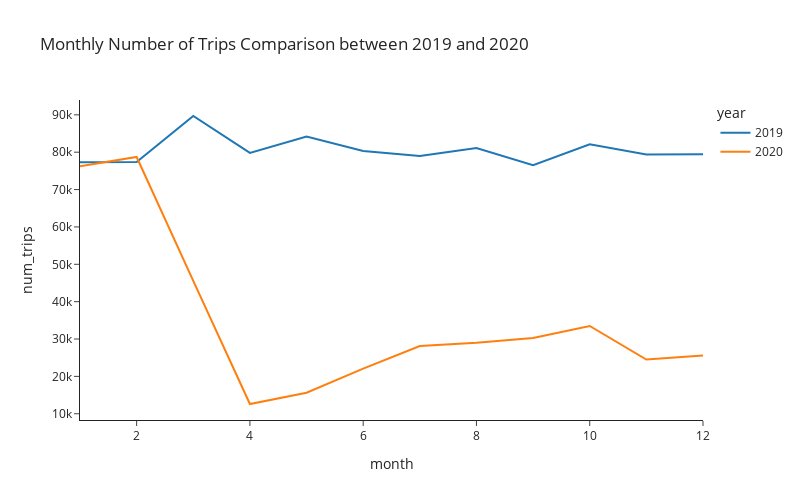

The code cell stored with this chart in its notebook:
### Markdown cell above
---

### 🎯 3.4: Monthly number of trips in 2019 and 2020 (line plot)

Create a line plot of monthly number of trips. Use `year` to create two separate lines (encoded by different colors) for 2019 and 2020.

### Code cell
fig = px.line(
    df_monthly,
    title="Monthly Number of Trips Comparison between 2019 and 2020",
    x="month",
    y="num_trips",
    color="year",
    template="simple_white",
    width=800,
    height=500,
)

fig.show()

### Figure 1 — Plotly figure (JSON) as saved in the notebook; plotly's stock layout.template omitted (floating-point values rounded to 4 significant figures)
{"data": [{"hovertemplate": "year=2019<br>month=%{x}<br>num_trips=%{y}<extra></extra>", "legendgroup": "2019", "line": {"color": "#1F77B4", "dash": "solid"}, "marker": {"symbol": "circle"}, "mode": "lines", "name": "2019", "orientation": "v", "showlegend": true, "type": "scatter", "x": [1, 2, 3, 4, 5, 6, 7, 8, 9, 10, 11, 12], "xaxis": "x", "y": [77313, 77374, 89688, 79829, 84168, 80349, 79007, 81141, 76516, 82129, 79395, 79437], "yaxis": "y"}, {"hovertemplate": "year=2020<br>month=%{x}<br>num_trips=%{y}<extra></extra>", "legendgroup": "2020", "line": {"color": "#FF7F0E", "dash": "solid"}, "marker": {"symbol": "circle"}, "mode": "lines", "name": "2020", "orientation": "v", "showlegend": true, "type": "scatter", "x": [1, 2, 3, 4, 5, 6, 7, 8, 9, 10, 11, 12], "xaxis": "x", "y": [76255, 78726, 45565, 12612, 15618, 22092, 28129, 29010, 30265, 33488, 24501, 25586], "yaxis": "y"}], "layout": {"height": 500, "legend": {"title": {"text": "year"}, "tracegroupgap": 0}, "title": {"text": "Monthly Number of Trips Comparison between 2019 and 2020"}, "width": 800, "xaxis": {"anchor": "y", "domain": [0, 1], "title": {"text": "month"}}, "yaxis": {"anchor": "x", "domain": [0, 1], "title": {"text": "num_trips"}}}}
